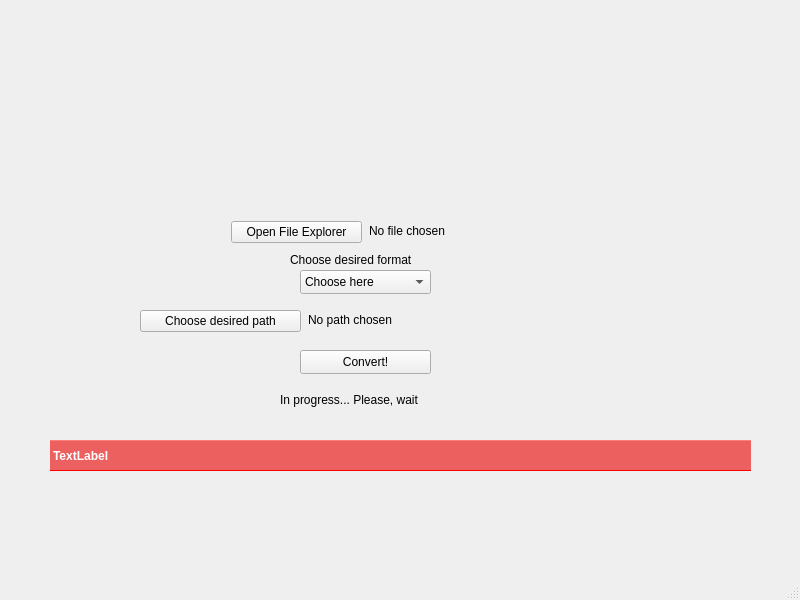
<?xml version="1.0" encoding="UTF-8"?>
<ui version="4.0">
 <class>MainWindow</class>
 <widget class="QMainWindow" name="MainWindow">
  <property name="geometry">
   <rect>
    <x>0</x>
    <y>0</y>
    <width>800</width>
    <height>600</height>
   </rect>
  </property>
  <property name="windowTitle">
   <string>MainWindow</string>
  </property>
  <widget class="QWidget" name="centralwidget">
   <widget class="QComboBox" name="pickFormat">
    <property name="geometry">
     <rect>
      <x>300</x>
      <y>270</y>
      <width>131</width>
      <height>24</height>
     </rect>
    </property>
    <item>
     <property name="text">
      <string>Choose here</string>
     </property>
    </item>
    <item>
     <property name="text">
      <string>mp4</string>
     </property>
    </item>
    <item>
     <property name="text">
      <string>wmv</string>
     </property>
    </item>
    <item>
     <property name="text">
      <string>avi</string>
     </property>
    </item>
   </widget>
   <widget class="QLabel" name="label">
    <property name="geometry">
     <rect>
      <x>290</x>
      <y>250</y>
      <width>151</width>
      <height>20</height>
     </rect>
    </property>
    <property name="text">
     <string>Choose desired format</string>
    </property>
   </widget>
   <widget class="QPushButton" name="pB_convert">
    <property name="geometry">
     <rect>
      <x>300</x>
      <y>350</y>
      <width>131</width>
      <height>24</height>
     </rect>
    </property>
    <property name="text">
     <string>Convert!</string>
    </property>
   </widget>
   <widget class="QPushButton" name="pB_openfile">
    <property name="geometry">
     <rect>
      <x>231</x>
      <y>221</y>
      <width>131</width>
      <height>22</height>
     </rect>
    </property>
    <property name="text">
     <string>Open File Explorer</string>
    </property>
   </widget>
   <widget class="QLabel" name="l_filename">
    <property name="geometry">
     <rect>
      <x>369</x>
      <y>221</y>
      <width>281</width>
      <height>20</height>
     </rect>
    </property>
    <property name="text">
     <string>No file chosen</string>
    </property>
   </widget>
   <widget class="QLabel" name="l_error">
    <property name="geometry">
     <rect>
      <x>50</x>
      <y>440</y>
      <width>701</width>
      <height>31</height>
     </rect>
    </property>
    <property name="font">
     <font>
      <bold>true</bold>
     </font>
    </property>
    <property name="styleSheet">
     <string notr="true">color: white;
background-color: rgb(236, 96, 96);
border-style: outset;
border-width: 1 px;
border-color: red
</string>
    </property>
    <property name="text">
     <string>TextLabel</string>
    </property>
   </widget>
   <widget class="QPushButton" name="pB_path">
    <property name="geometry">
     <rect>
      <x>140</x>
      <y>310</y>
      <width>161</width>
      <height>22</height>
     </rect>
    </property>
    <property name="text">
     <string>Choose desired path</string>
    </property>
   </widget>
   <widget class="QLabel" name="l_opath">
    <property name="geometry">
     <rect>
      <x>308</x>
      <y>310</y>
      <width>281</width>
      <height>20</height>
     </rect>
    </property>
    <property name="text">
     <string>No path chosen</string>
    </property>
   </widget>
   <widget class="QLabel" name="progress">
    <property name="geometry">
     <rect>
      <x>280</x>
      <y>390</y>
      <width>171</width>
      <height>20</height>
     </rect>
    </property>
    <property name="text">
     <string>In progress... Please, wait</string>
    </property>
   </widget>
  </widget>
  <widget class="QMenuBar" name="menubar">
   <property name="geometry">
    <rect>
     <x>0</x>
     <y>0</y>
     <width>800</width>
     <height>25</height>
    </rect>
   </property>
  </widget>
  <widget class="QStatusBar" name="statusbar"/>
 </widget>
 <resources/>
 <connections/>
</ui>
